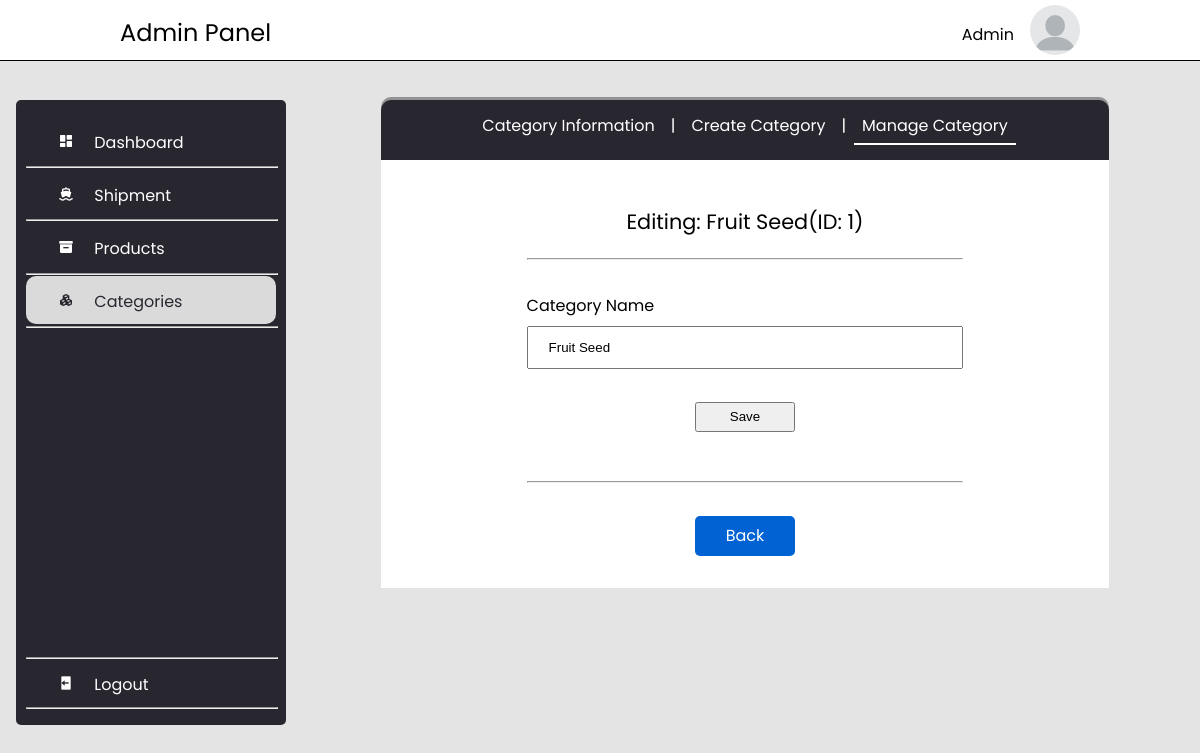
/admin/edit_category.php?categoryID=1 (signed in), run on the app's committed database.
### tables this page shows
CREATE TABLE `user` (
  `uid` int(255) NOT NULL,
  `email` varchar(255) NOT NULL,
  `username` varchar(255) NOT NULL,
  `password` varchar(255) NOT NULL,
  `permission` varchar(255) NOT NULL DEFAULT 'member',
  `profile_pic` varchar(255) NOT NULL DEFAULT 'user.jpg',
  `join_date` date DEFAULT current_timestamp()
);

CREATE TABLE `categories` (
  `categories_id` int(11) NOT NULL,
  `name` varchar(255) NOT NULL
);

### admin/edit_category.php (the view, shortened to what this page needs)
<?php
    include('../server.php');
    $uid = $_SESSION["uid"];
    $sql_userInformation = "SELECT * FROM user WHERE uid='$uid'";
    $res_userInformation = mysqli_query($conn, $sql_userInformation);
    $row_userInformation = mysqli_fetch_array($res_userInformation);
    $username = $row_userInformation['username'];
    $categoryID = $_REQUEST['categoryID'];
    $sql_categoryInformation = "SELECT * FROM categories WHERE categories_id='$categoryID'";
    $res_categoryInformation = mysqli_query($conn, $sql_categoryInformation);
    $row_categoryInformation = mysqli_fetch_array($res_categoryInformation);
?>
<!DOCTYPE html>
<html lang="en">
<head>
    <link rel="stylesheet" href="../css/dashboard.css">
    <link href='https://unpkg.com/boxicons@2.0.7/css/boxicons.min.css' rel='stylesheet'>
</head>
<body class="body">
    <header>
        <div class="container-wrapper">
            <div id="container-wrapper-item1">
                <span id="admin-panel">Admin Panel</span>
            </div>
            <div id="container-wrapper-item2">
                <span id="wrapper-username"><?php echo $username; ?></span>
                <img id="wrapper-staff-pic" src="../resource/staff_pic/default.png"></img>
            </div>
        </div>
    </header>
    <div style="height: 60px; width: 100%;"></div>
    <section id="main-container">
        <div class="nav-menu">
            <a style="text-decoration: none;" href="index.php">
                <div class="nav-menu-items">
                    <i class='bx bxs-dashboard icon'></i>
                    <span>Dashboard</span>
                </div>
            </a>
            <hr>
            <a href="shipment_information.php" style="text-decoration: none;">
                <div class="nav-menu-items">
                    <i class='bx bxs-ship icon'></i>
                    <span>Shipment</span>
                </div>
            </a>
            <hr>
            <a href="product_information.php" style="text-decoration: none;">
                <div class="nav-menu-items">
                    <i class='bx bxs-box icon'></i>
                    <span>Products</span>
                </div>
            </a>
            <hr>
            <a href="category_information.php" style="text-decoration: none;">
                <div style="background-color: rgb(218, 218, 218); border-radius: 10px; color: #282730;" class="nav-menu-items">
                    <i class='bx bxs-component icon'></i>
                    <span>Categories</span>
                </div>
            </a>
            <hr>
            <a href="logout.php">
                <div id="logout-menu" class="nav-menu-items">
                    <hr>
                    <i class='bx bxs-log-out icon'></i>
                    <span>Logout</span>
                    <hr>
                </div>
            </a>
        </div>
        <div class="nav-bar-breaker">
        </div>
        <div class="main-container">
            <div class="container-nav-bar">
                <a href="category_information.php" style="text-decoration: none;">
                    <div class="container-nav-bar-items">
                        <span>Category Information</span>
                    </div>
                </a>
                <div class="container-nav-bar-items">
                    <span>|</span>
                </div>
                <a style="text-decoration: none;" href="category_create.php">
                    <div class="container-nav-bar-items">
                        <span>Create Category</span>
                    </div>
                </a>
                <div class="container-nav-bar-items">
                    <span>|</span>
                </div>
                <a style="text-decoration: none;" href="category_manage.php">
                    <div style="border-bottom: 2px solid white;" class="container-nav-bar-items">
                        <span>Manage Category</span>
                    </div>
                </a>
            </div>
            <div class="container-items">
                <div style="width: 60%; margin: auto;">
                    <br>
                    <p id="editing-category-header">Editing: <?php echo $row_categoryInformation['name'];?>(ID: <?php echo $categoryID; ?>)</p>
                    <hr>
                    <br>
                    <form action="<?php $_SERVER['PHP_SELF']; ?>" method="post" enctype="multipart/form-data">
                        <label for="fname">Category Name</label>
                        <input type="text" value="<?php echo $row_categoryInformation['name']; ?>" id="fname" name="category-name">
                        <br><br>
                        <center>
                            <input type="submit" name="submit" id="submit-btn" value="Save">
                        </center>
                    </form>
                    <br><hr><br>
                    <div onclick="window.location='category_manage.php'" class="back-btn"><span>Back</span></div>
                </div>
            </div>
        </div>
    </section>
</body>
</html>

### css/dashboard.css (style rules this page uses)
body { margin: 0px; padding: 0px; font-family: "Poppins", sans-serif; background-color: rgb(228, 228, 228); padding-bottom: 5rem; }
header { position: fixed; background-color: white; width: 100%; height: 60px; border-bottom: 1px solid black; z-index: 10; }
.container-wrapper { display: flex; width: 80%; height: 100%; margin: auto; }
.container-wrapper div { width: 100%; }
#container-wrapper-item1 { margin-top: 15px; display: flex; justify-content: left; }
#container-wrapper-item2 { margin-top: 15px; display: flex; justify-content: right; }
#admin-panel { font-size: 1.5rem; }
section { display: flex; }
#wrapper-staff-pic { border-radius: 50%; width: 50px; height: 50px; margin-top: -10px; display: inline; }
#wrapper-username { margin-right: 1rem; margin-top: 7px; }
#main-container { height: 100%; min-width: 900px; }
.nav-menu { position: absolute; background-color: #282730; padding: 10px; padding-top: 15px; width: 250px; height: 75%; margin-top: 2.5rem; margin-left: 1rem; border-radius: 5px; z-index: 5; }
.nav-menu div { color: white; margin-top: 0.1rem; margin-bottom: 0.1rem; }
#logout-menu { position: absolute; width: 250px; bottom: 0; margin-bottom: 1rem; }
.nav-menu-items i { margin-right: 1rem; margin-left: 2rem; margin-top: 1rem; margin-bottom: 1rem; }
.nav-menu hr { width: 100%; margin-top: 0px; margin-bottom: 0px; }
.main-container { margin: auto; width: 100%; }
.nav-bar-breaker { width: 290px; min-width: 290px; }
.container-items { margin: auto; width: 80%; background-color: white; padding-bottom: 2rem; }
.container-nav-bar { margin: auto; background-color: #282730; width: 80%; height: 60px; margin-top: 40px; display: flex; border-radius: 10px 10px 0px 0px; box-shadow: rgb(146, 146, 146) 0px -3px; justify-content: center; }
.container-nav-bar-items span { color: white; margin-left: 0.5rem; margin-right: 0.5rem; }
.container-nav-bar-items { height: 30px; margin-top: 13px; }
input[type=text] { width: 100%; padding: 12px 20px; margin: 8px 0; box-sizing: border-box; }
#submit-btn { margin: auto; width: 100px; height: 30px; }
#editing-category-header { text-align: center; font-size: 1.3rem; }
.back-btn { margin: auto; width: 100px; height: 40px; color: white; text-align: center; ; background-color: #0163d3; border-radius: 5px; }
.back-btn span { position: relative; top: 7px; }

### data on the page
user: username "Admin"
categories: name "Fruit Seed", category-name "Fruit Seed"

### other printed values
$categoryID "1"
